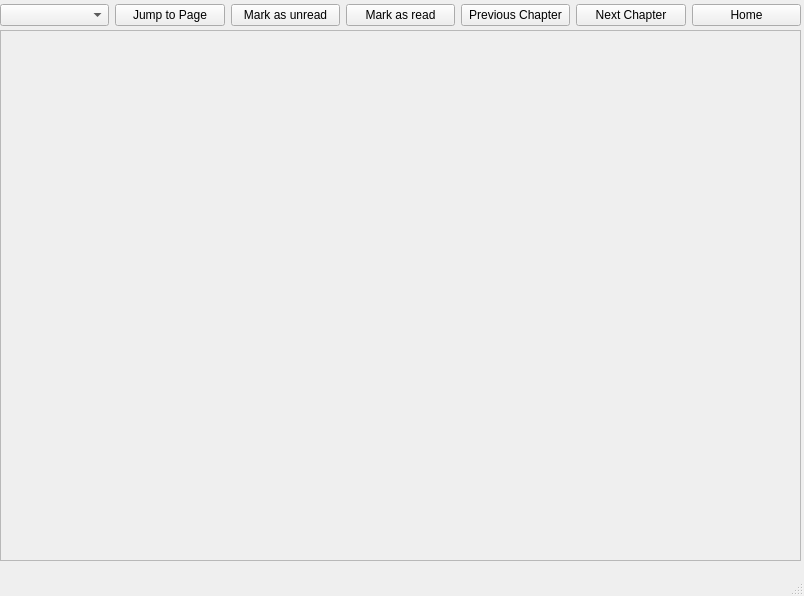
<?xml version="1.0" encoding="UTF-8"?>
<ui version="4.0">
 <class>reader</class>
 <widget class="QMainWindow" name="reader">
  <property name="geometry">
   <rect>
    <x>0</x>
    <y>0</y>
    <width>804</width>
    <height>596</height>
   </rect>
  </property>
  <property name="windowTitle">
   <string>personal-mangadex-list</string>
  </property>
  <widget class="QWidget" name="centralwidget">
   <widget class="QWidget" name="horizontalLayoutWidget">
    <property name="geometry">
     <rect>
      <x>0</x>
      <y>0</y>
      <width>801</width>
      <height>31</height>
     </rect>
    </property>
    <layout class="QHBoxLayout" name="horizontalLayout">
     <item>
      <widget class="QComboBox" name="pagelist"/>
     </item>
     <item>
      <widget class="QPushButton" name="jump">
       <property name="text">
        <string>Jump to Page</string>
       </property>
      </widget>
     </item>
     <item>
      <widget class="QPushButton" name="unread">
       <property name="text">
        <string>Mark as unread</string>
       </property>
      </widget>
     </item>
     <item>
      <widget class="QPushButton" name="read">
       <property name="text">
        <string>Mark as read</string>
       </property>
      </widget>
     </item>
     <item>
      <widget class="QPushButton" name="previous">
       <property name="text">
        <string>Previous Chapter</string>
       </property>
      </widget>
     </item>
     <item>
      <widget class="QPushButton" name="next">
       <property name="text">
        <string>Next Chapter</string>
       </property>
      </widget>
     </item>
     <item>
      <widget class="QPushButton" name="home">
       <property name="text">
        <string>Home</string>
       </property>
      </widget>
     </item>
    </layout>
   </widget>
   <widget class="QScrollArea" name="scrollArea">
    <property name="geometry">
     <rect>
      <x>0</x>
      <y>30</y>
      <width>801</width>
      <height>531</height>
     </rect>
    </property>
    <property name="widgetResizable">
     <bool>true</bool>
    </property>
    <widget class="QWidget" name="scrollAreaWidgetContents">
     <property name="geometry">
      <rect>
       <x>0</x>
       <y>0</y>
       <width>799</width>
       <height>529</height>
      </rect>
     </property>
    </widget>
   </widget>
  </widget>
  <widget class="QMenuBar" name="menubar">
   <property name="geometry">
    <rect>
     <x>0</x>
     <y>0</y>
     <width>804</width>
     <height>21</height>
    </rect>
   </property>
  </widget>
  <widget class="QStatusBar" name="statusbar"/>
 </widget>
 <resources/>
 <connections/>
</ui>
